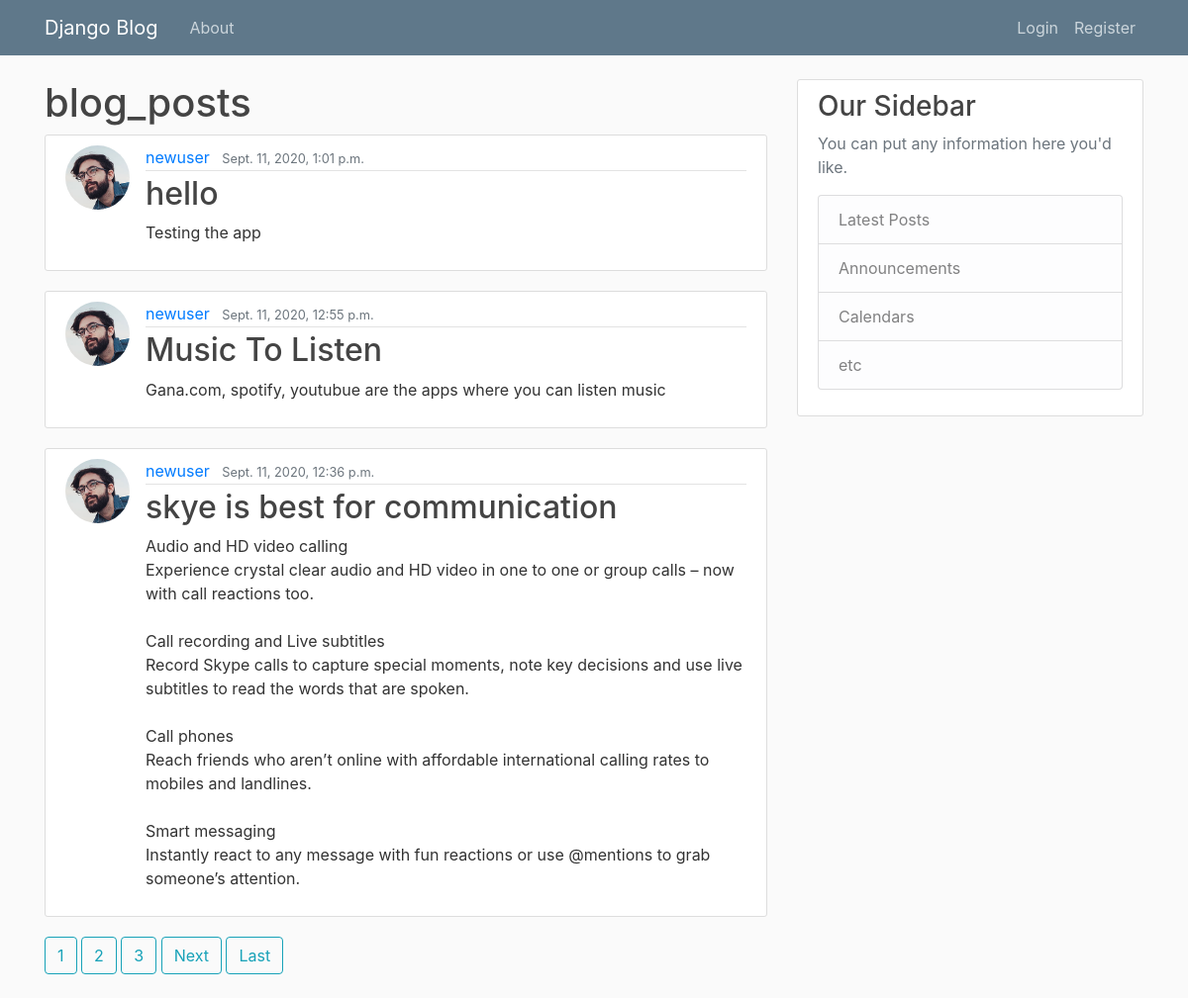
The page / on the database its author committed.
### Blog_Posts/models.py (models this page shows, shortened)
class Post(models.Model):
    title = models.CharField(max_length=100)
    content = models.TextField()
    date_posted = models.DateTimeField(default = timezone.now)
    author = models.ForeignKey(User, on_delete=models.CASCADE)

### Users/models.py (models this page shows, shortened)
class Profile(models.Model):
    user = models.OneToOneField(User, on_delete=models.CASCADE)
    image = models.ImageField(default='default.jpg', upload_to='profile_pics')

### Blog_Posts/views.py (the view)
# urls.py: path('', PostListView.as_view(), name='Blog_post_home'),
class PostListView(ListView):
    model = Post
    template_name = 'Blog_Posts/home.html' #<app>/<model>_<viewtype>.html
    context_object_name = 'posts'
    ordering = ['-date_posted']
    paginate_by = 3

### Blog_Posts/templates/Blog_Posts/home.html (shortened to what this page needs)
{% extends 'Blog_Posts/base.html' %}
{% block content %}
    <h1>blog_posts</h1>
        {% for post in posts  %}
            <article class="media content-section">
                <img class="rounded-circle article-img" src="{{ post.author.profile.image.url }}">
                <div class="media-body">
                    <div class="article-metadata">
                    <a class="mr-2" href="{% url 'user_posts' post.author.username %}">{{ post.author }}</a>
                    <small class="text-muted">{{ post.date_posted }}</small>
                    </div>
                    <h2><a class="article-title" href="{% url 'post_detail' post.id %}">{{ post.title }}</a></h2>
                    <p class="article-content">{{ post.content }}</p>
                </div>
            </article>
        {% endfor %}
        {% if is_paginated %}
            {% for num in page_obj.paginator.page_range %}
                {% if page_obj.number == num %}
                    <a class="btn btn-outline-info mb-4" href="?page={{num}}"> {{num}} </a>
                {% elif  num > page_obj.number|add:'-3' and num < page_obj.number|add:'3'%}
                    <a class="btn btn-outline-info mb-4" href="?page={{num}}"> {{num}} </a>
                {% endif %}
            {% endfor %}
            {% if page_obj.has_next %}
                <a class="btn btn-outline-info mb-4" href="?page={{page_obj.next_page_number}}"> Next </a>
                <a class="btn btn-outline-info mb-4" href="?page={{page_obj.paginator.num_pages}}"> Last </a>
            {% endif %}
        {% endif %}
{% endblock content %}

### Blog_Posts/static/Blog_Posts/main.css (style rules this page uses)
body { background: #fafafa; color: #333333; margin-top: 5rem; }
h1, h2, h3, h4, h5, h6 { color: #444444; }
.content-section { background: #ffffff; padding: 10px 20px; border: 1px solid #dddddd; border-radius: 3px; margin-bottom: 20px; }
.article-title { color: #444444; }
.article-content { white-space: pre-line; }
.article-img { height: 65px; width: 65px; margin-right: 16px; }
.article-metadata { padding-bottom: 1px; margin-bottom: 4px; border-bottom: 1px solid #e3e3e3 }

### rows shown on the page
Post: author.profile.image (picture), author "newuser", date_posted "Sept. 11, 2020, 1:01 p.m.", title "hello", content "Testing the app"
Post: author.profile.image (picture), author "newuser", date_posted "Sept. 11, 2020, 12:55 p.m.", title "Music To Listen", content "Gana.com, spotify, youtubue are the apps where you can listen music"
Post: author.profile.image (picture), author "newuser", date_posted "Sept. 11, 2020, 12:36 p.m.", title "skye is best for communication", content "Audio and HD video calling Experience crystal clear audio and HD video in one to one or group calls – now with call reactions too. Call recording and Live subtitles Record Skype calls to capture special moments, note key decisions and use live subtitles to read the words that are spoken. Call phones Reach friends who aren’t online with affordable international calling rates to mobiles and landlines. Smart messaging Instantly react to any message with fun reactions or use @mentions to grab someone’s attention."

### other values the page prints
{{ num }} "1"
{{ num }} "2" "3"
